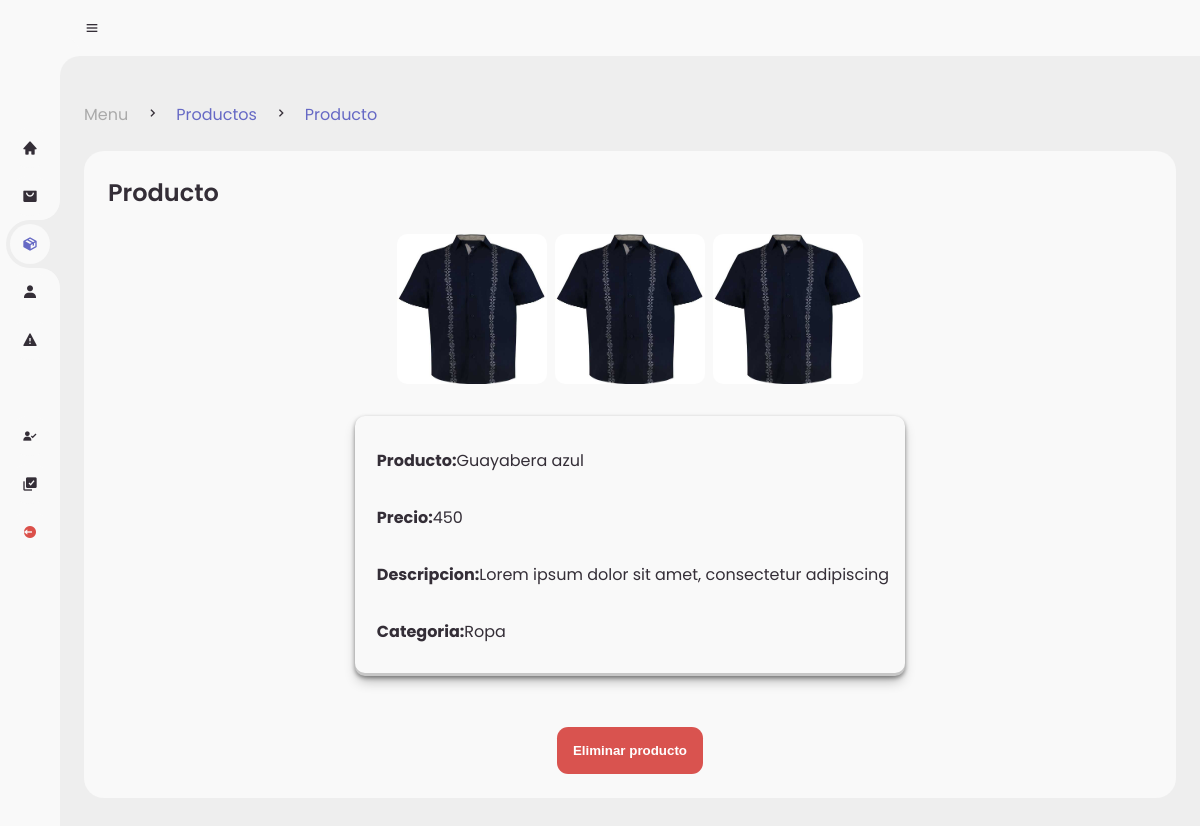
Page /admin/pages/det-prod.php?product=4 on the earlier database version.
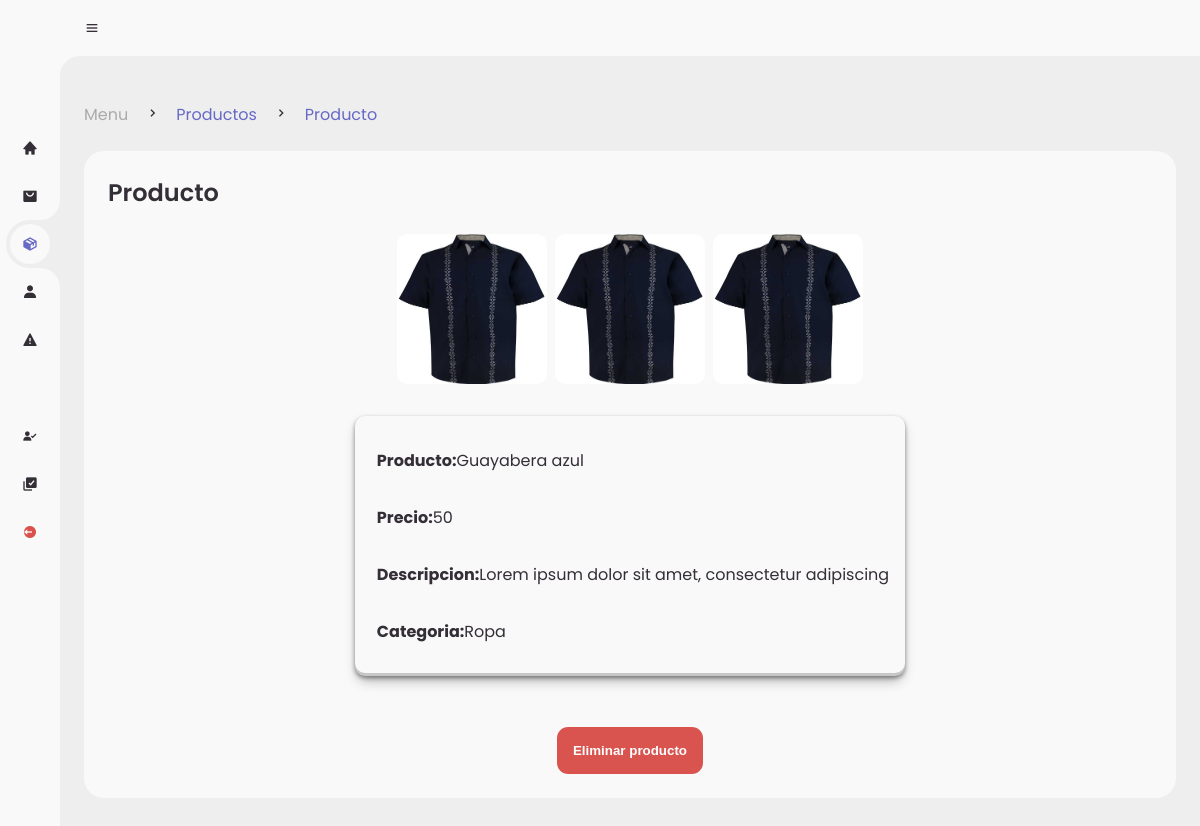
Same page on the later database version.
### tables this page shows
CREATE TABLE `products` (
  `id_product` int(11) NOT NULL,
  `product` varchar(80) NOT NULL,
  `image1` varchar(80) NOT NULL,
  `price` int(11) NOT NULL,
  `description` varchar(250) NOT NULL,
  `category` varchar(30) NOT NULL,
  `stock` int(11) NOT NULL,
  `image2` varchar(30) NOT NULL,
  `image3` varchar(30) NOT NULL,
  `ID_registro` int(11) DEFAULT NULL
);

### admin/helpers/Sdet-prod.php (the view)
<?php
$id_product = $_GET['product'];
?>
<div class="table-data">
				<div class="order">
					<div class="head">
						<h3>Producto</h3>
					</div>
                <div class="solicitud-vend">
				<?php
					$query = mysqli_query($conn,"SELECT * FROM products WHERE id_product = $id_product");
					$data = mysqli_fetch_array($query);
				?>
                    <div class="images-products">
                        <img src="../../assets/products/<?php echo $data['image1']?>" alt="">
                        <img src="../../assets/products/<?php echo $data['image2']?>" alt="">
                        <img src="../../assets/products/<?php echo $data['image3']?>" alt="">
                    </div>
                    <table class="table-products">
                        <tbody>
                        <tr>
                            <td>
                                <p><strong>Producto:</strong><?php echo $data['product']?></p>
                            </td>
                        </tr>
                        <tr>
                            <td>
                                <p><strong>Precio:</strong><?php echo $data['price'];?></p>
                            </td>
                        </tr>
                        <tr>
                            <td>
                                <p><strong>Descripcion:</strong><?php echo $data['description']?></p>
                            </td>
                        </tr>
                        <tr>
                            <td>
                                <p><strong>Categoria:</strong><?php echo $data['category']?></p>
                            </td>
                        </tr>
                        </tbody>
                    </table>
				    <button class="btn-choose decline" name="delete-seller" onclick="location.href=''">Eliminar producto</button>
                </div>
				</div>

### admin/pages/det-prod.php (shortened to what this page needs)
<!DOCTYPE html>
<?php
include('../../global/conexion.php');
?>
<html lang="en">
<head>
	<link href='https://unpkg.com/boxicons@2.0.9/css/boxicons.min.css' rel='stylesheet'>
	<link rel="stylesheet" href="../style.css">
	<link rel="stylesheet" href="../estilos.css">
</head>
<body>
	<section id="sidebar">
		<a href="../menu.php" class="brand">
		</a>
		<ul class="side-menu top">
			<li >
				<a href="../menu.php">
					<i class='bx bxs-home' ></i>
				</a>
			</li>
			<li>
				<a href="../orders.php">
					<i class='bx bxs-shopping-bag-alt' ></i>
				</a>
			</li>
			<li class="active">
				<a href="../products.php">
					<i class='bx bxs-package'></i>
				</a>
			</li>
			<li >
				<a href="../sellers.php">
					<i class='bx bxs-user' ></i>
				</a>
			</li>
			<li>
				<a href="../reports.php">
					<i class='bx bxs-error' ></i>
				</a>
			</li>
		</ul>
		<ul class="side-menu">
			<li >
				<a href="../reg-vendedores.php">
					<i class='bx bxs-user-check' ></i>
				</a>
			</li>
			<li>
				<a href="../reg-productos.php">
					<i class='bx bxs-select-multiple' ></i>
				</a>
			</li>
			<li>
				<a href="../../global/logout.php" class="logout">
					<i class='bx bxs-log-out-circle' ></i>
				</a>
			</li>
		</ul>
	</section>
	<section id="content">
		<nav>
			<i class='bx bx-menu' ></i>
		</nav>
		<main>
			<div class="head-title">
				<div class="left">
					<ul class="breadcrumb">
						<li>
							<a href="../menu.php">Menu</a>
						</li>
						<li><i class='bx bx-chevron-right' ></i></li>
						<li>
							<a class="active" href="../products.php">Productos</a>
						</li>
						<li><i class='bx bx-chevron-right' ></i></li>
						<li>
							<a class="active" href="">Producto</a>
						</li>
					</ul>
				</div>
			</div>
		<?php
			include('../helpers/Sdet-prod.php');
		?>
		</main>
	</section>
</body>
</html>

### admin/style.css (style rules this page uses)
* { margin: 0; padding: 0; box-sizing: border-box; }
a { text-decoration: none; }
li { list-style: none; }
:root { --poppins: 'Poppins', sans-serif; --lato: 'Lato', sans-serif; --light: #F9F9F9; --blue: #6669c5; --light-blue: #CFE8FF; --grey: #eee; --dark-grey: #AAAAAA; --dark: #342E37; --red: #DB504A; --yellow: #FFCE26; --light-yellow: #FFF2C6; --orange: #FD7238; --light-orange: #FFE0D3; }
html { overflow-x: hidden; }
body { background: var(--grey); overflow-x: hidden; }
#sidebar { position: fixed; top: 0; left: 0; width: 280px; height: 100%; background: var(--light); z-index: 2000; font-family: var(--lato); transition: .3s ease; overflow-x: hidden; scrollbar-width: none; }
#sidebar.hide { width: 60px; }
#sidebar .brand { font-size: 24px; font-weight: 700; height: 56px; display: flex; align-items: center; color: var(--blue); position: sticky; top: 0; left: 0; background: var(--light); z-index: 500; padding-bottom: 20px; box-sizing: content-box; }
#sidebar .side-menu { width: 100%; margin-top: 48px; }
#sidebar .side-menu li { height: 48px; background: transparent; margin-left: 6px; border-radius: 48px 0 0 48px; padding: 4px; }
#sidebar .side-menu li.active { background: var(--grey); position: relative; }
#sidebar .side-menu li.active::before { content: ''; position: absolute; width: 40px; height: 40px; border-radius: 50%; top: -40px; right: 0; box-shadow: 20px 20px 0 var(--grey); z-index: -1; }
#sidebar .side-menu li.active::after { content: ''; position: absolute; width: 40px; height: 40px; border-radius: 50%; bottom: -40px; right: 0; box-shadow: 20px -20px 0 var(--grey); z-index: -1; }
#sidebar .side-menu li a { width: 100%; height: 100%; background: var(--light); display: flex; align-items: center; border-radius: 48px; font-size: 16px; color: var(--dark); white-space: nowrap; overflow-x: hidden; }
#sidebar .side-menu.top li.active a { color: var(--blue); }
#sidebar.hide .side-menu li a { width: calc(48px - (4px * 2)); transition: width .3s ease; }
#sidebar .side-menu li a.logout { color: var(--red); }
#sidebar .side-menu li a .bx { min-width: calc(60px - ((4px + 6px) * 2)); display: flex; justify-content: center; }
#content { position: relative; width: calc(100% - 280px); left: 280px; transition: .3s ease; }
#sidebar.hide ~ #content { width: calc(100% - 60px); left: 60px; }
#content nav { height: 56px; background: var(--light); padding: 0 24px; display: flex; align-items: center; grid-gap: 24px; font-family: var(--lato); position: sticky; top: 0; left: 0; z-index: 1000; }
#content nav::before { content: ''; position: absolute; width: 40px; height: 40px; bottom: -40px; left: 0; border-radius: 50%; box-shadow: -20px -20px 0 var(--light); }
#content nav .bx.bx-menu { cursor: pointer; color: var(--dark); }
#content main { width: 100%; padding: 36px 24px; font-family: var(--poppins); max-height: calc(100vh - 56px); overflow-y: auto; }
#content main .head-title { display: flex; align-items: center; justify-content: space-between; grid-gap: 16px; flex-wrap: wrap; }
#content main .head-title .left .breadcrumb { display: flex; align-items: center; grid-gap: 16px; }
#content main .head-title .left .breadcrumb li { color: var(--dark); }
#content main .head-title .left .breadcrumb li a { color: var(--dark-grey); pointer-events: none; }
#content main .head-title .left .breadcrumb li a.active { color: var(--blue); pointer-events: unset; }
#content main .table-data { display: flex; flex-wrap: wrap; grid-gap: 24px; margin-top: 24px; width: 100%; color: var(--dark); }
#content main .table-data > div { border-radius: 20px; background: var(--light); padding: 24px; overflow-x: auto; }
#content main .table-data .head { display: flex; align-items: center; grid-gap: 16px; margin-bottom: 24px; }
#content main .table-data .head h3 { margin-right: auto; font-size: 24px; font-weight: 600; }
#content main .table-data .order { flex-grow: 1; flex-basis: 500px; }
#content main .table-data .order table { width: 100%; border-collapse: collapse; }
#content main .table-data .order table td { padding: 16px 0; }
#content main .table-data .order table tr td:first-child { display: flex; align-items: center; grid-gap: 12px; padding-left: 6px; }

Differences in the rows shown:
changed products "Guayabera azul": price "450" → "50"
